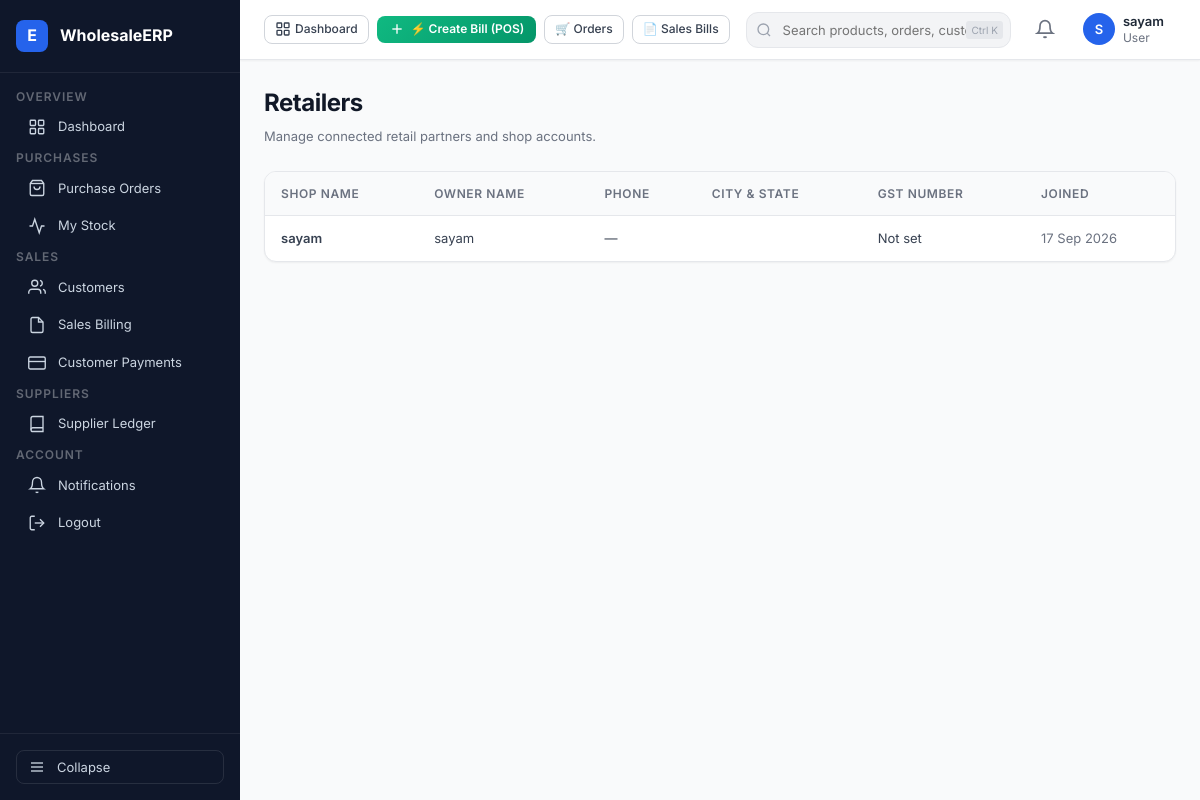
The page /accounts/retailers/ (signed in) on the database its author committed.
### accounts/models.py (models this page shows, shortened)
class RetailerProfile(models.Model):
    user = models.OneToOneField(
        User,
        on_delete=models.CASCADE,
        related_name="retailer_profile"
    )
    shop_name = models.CharField(max_length=200)
    owner_name = models.CharField(max_length=200)
    phone = models.CharField(max_length=15)
    gst_number = models.CharField(
        max_length=15,
        blank=True,
        null=True
    )
    address = models.TextField()
    city = models.CharField(max_length=100)
    state = models.CharField(max_length=100)
    pincode = models.CharField(max_length=10)
    created_at = models.DateTimeField(auto_now_add=True)

### accounts/views.py (the view)
# urls.py: path("retailers/", retailer_list, name="retailer_list"),
@login_required
def retailer_list(request):
    profile = getattr(request.user, 'profile', None)
    if profile and profile.role == "WHOLESALER":
        wholesaler = request.user.wholesaler_profile
        retailers = wholesaler.retailers.all()
    else:
        retailers = RetailerProfile.objects.all()
    return render(request, "accounts/retailer_list.html", {"retailers": retailers})

### templates/accounts/retailer_list.html (shortened to what this page needs)
{% extends 'base.html' %}
{% block content %}
<div class="page-header">
  <div class="page-header-left">
    <h1 class="page-title">Retailers</h1>
    <p class="page-subtitle">Manage connected retail partners and shop accounts.</p>
  </div>
</div>
<div class="card">
  <div class="table-wrap">
    <table class="table">
      <thead>
        <tr>
          <th>Shop Name</th>
          <th>Owner Name</th>
          <th>Phone</th>
          <th>City & State</th>
          <th>GST Number</th>
          <th>Joined</th>
        </tr>
      </thead>
      <tbody>
        {% for retailer in retailers %}
        <tr>
          <td class="text-bold">{{ retailer.shop_name }}</td>
          <td>{{ retailer.owner_name }}</td>
          <td>{{ retailer.phone|default:"—" }}</td>
          <td>{{ retailer.city }}{% if retailer.state %}, {{ retailer.state }}{% endif %}</td>
          <td>{{ retailer.gst_number|default:"Not set" }}</td>
          <td class="text-muted">{{ retailer.created_at|date:"d M Y" }}</td>
        </tr>
        {% empty %}
        <tr>
          <td colspan="6" class="text-center text-muted" style="padding: 32px;">No retailers found</td>
        </tr>
        {% endfor %}
      </tbody>
    </table>
  </div>
</div>
{% endblock %}

### templates/base.html (shortened to what this page needs)
{% load static %}
<!DOCTYPE html>
<html lang="en">
<head>
  <link rel="stylesheet" href="{% static 'css/styles.css' %}">
</head>
<body>
<div class="app-shell">
  <aside class="sidebar" id="sidebar">
    <a href="{% url 'dashboard' %}" class="sidebar-logo" style="text-decoration: none;">
      <div class="logo-icon">E</div>
      <span class="logo-text">WholesaleERP</span>
    </a>
    <nav class="sidebar-nav">
      {% if request.user.is_authenticated %}
        {% if user_role == 'WHOLESALER' or request.user.wholesaler_profile %}
          <span class="nav-section-label">Overview</span>
          <a href="{% url 'dashboard' %}" class="nav-item" data-href="/accounts/dashboard/">
            <svg viewBox="0 0 24 24" fill="none" stroke="currentColor" stroke-width="1.8">
              <rect x="3" y="3" width="7" height="7" rx="1"/><rect x="14" y="3" width="7" height="7" rx="1"/>
              <rect x="3" y="14" width="7" height="7" rx="1"/><rect x="14" y="14" width="7" height="7" rx="1"/>
            </svg>
            <span class="nav-label">Dashboard</span>
          </a>
          <span class="nav-section-label">Operations</span>
          <a href="{% url 'wholesaler_orders' %}" class="nav-item" data-href="/orders/wholesaler/">
            <svg viewBox="0 0 24 24" fill="none" stroke="currentColor" stroke-width="1.8">
              <path d="M16 4h2a2 2 0 0 1 2 2v14a2 2 0 0 1-2 2H6a2 2 0 0 1-2-2V6a2 2 0 0 1 2-2h2"/>
              <path d="M15 2H9a1 1 0 0 0-1 1v2a1 1 0 0 0 1 1h6a1 1 0 0 0 1-1V3a1 1 0 0 0-1-1z"/>
            </svg>
            <span class="nav-label">Orders</span>
            {% if pending_orders_count %}<span class="nav-badge">{{ pending_orders_count }}</span>{% endif %}
          </a>
          <a href="{% url 'invoice_list' %}" class="nav-item" data-href="/billing/">
            <svg viewBox="0 0 24 24" fill="none" stroke="currentColor" stroke-width="1.8">
              <path d="M14 2H6a2 2 0 0 0-2 2v16a2 2 0 0 0 2 2h12a2 2 0 0 0 2-2V8z"/>
              <polyline points="14 2 14 8 20 8"/>
              <line x1="16" y1="13" x2="8" y2="13"/><line x1="16" y1="17" x2="8" y2="17"/>
            </svg>
            <span class="nav-label">Billing</span>
          </a>
          <a href="{% url 'payment_list' %}" class="nav-item" data-href="/payments/">
            <svg viewBox="0 0 24 24" fill="none" stroke="currentColor" stroke-width="1.8">
              <rect x="1" y="4" width="22" height="16" rx="2" ry="2"/>
              <line x1="1" y1="10" x2="23" y2="10"/>
            </svg>
            <span class="nav-label">Payments</span>
          </a>
          <span class="nav-section-label">Inventory</span>
          <a href="{% url 'product_list' %}" class="nav-item" data-href="/products/">
            <svg viewBox="0 0 24 24" fill="none" stroke="currentColor" stroke-width="1.8">
              <path d="M21 16V8a2 2 0 0 0-1-1.73l-7-4a2 2 0 0 0-2 0l-7 4A2 2 0 0 0 3 8v8a2 2 0 0 0 1 1.73l7 4a2 2 0 0 0 2 0l7-4A2 2 0 0 0 21 16z"/>
            </svg>
            <span class="nav-label">Products</span>
          </a>
          <a href="{% url 'stock_list' %}" class="nav-item" data-href="/products/stock/">
            <svg viewBox="0 0 24 24" fill="none" stroke="currentColor" stroke-width="1.8">
              <polyline points="22 12 18 12 15 21 9 3 6 12 2 12"/>
            </svg>
            <span class="nav-label">Inventory</span>
            {% if low_stock_count %}<span class="nav-badge">{{ low_stock_count }}</span>{% endif %}
          </a>
          <span class="nav-section-label">Business</span>
          <a href="{% url 'retailer_list' %}" class="nav-item" data-href="/accounts/retailers/">
            <svg viewBox="0 0 24 24" fill="none" stroke="currentColor" stroke-width="1.8">
              <path d="M17 21v-2a4 4 0 0 0-4-4H5a4 4 0 0 0-4 4v2"/>
              <circle cx="9" cy="7" r="4"/>
              <path d="M23 21v-2a4 4 0 0 0-3-3.87"/><path d="M16 3.13a4 4 0 0 1 0 7.75"/>
            </svg>
            <span class="nav-label">Retailers</span>
          </a>
          <a href="{% url 'payment_ledger' %}" class="nav-item">
            <svg viewBox="0 0 24 24" fill="none" stroke="currentColor" stroke-width="1.8">
              <path d="M4 19.5A2.5 2.5 0 0 1 6.5 17H20"/><path d="M6.5 2H20v20H6.5A2.5 2.5 0 0 1 4 19.5v-15A2.5 2.5 0 0 1 6.5 2z"/>
            </svg>
            <span class="nav-label">Ledger</span>
          </a>
          <a href="{% url 'shipment_list' %}" class="nav-item">
            <svg viewBox="0 0 24 24" fill="none" stroke="currentColor" stroke-width="1.8">
              <rect x="1" y="3" width="15" height="13" rx="1"/>
              <path d="M16 8h4l3 3v5h-7V8z"/><circle cx="5.5" cy="18.5" r="2.5"/><circle cx="18.5" cy="18.5" r="2.5"/>
            </svg>
            <span class="nav-label">Shipments</span>
          </a>
        {% elif user_role == 'RETAILER' or request.user.retailer_profile %}
          <span class="nav-section-label">Overview</span>
          <a href="{% url 'dashboard' %}" class="nav-item" data-href="/accounts/dashboard/">
            <svg viewBox="0 0 24 24" fill="none" stroke="currentColor" stroke-width="1.8">
              <rect x="3" y="3" width="7" height="7" rx="1"/><rect x="14" y="3" width="7" height="7" rx="1"/>
              <rect x="3" y="14" width="7" height="7" rx="1"/><rect x="14" y="14" width="7" height="7" rx="1"/>
            </svg>
            <span class="nav-label">Dashboard</span>
          </a>
          <span class="nav-section-label">Purchases</span>
          <a href="{% url 'retailer_orders' %}" class="nav-item" data-href="/orders/retailer/">
            <svg viewBox="0 0 24 24" fill="none" stroke="currentColor" stroke-width="1.8">
              <path d="M6 2 3 6v14a2 2 0 0 0 2 2h14a2 2 0 0 0 2-2V6l-3-4z"/><line x1="3" y1="6" x2="21" y2="6"/>
              <path d="M16 10a4 4 0 0 1-8 0"/>
            </svg>
            <span class="nav-label">Purchase Orders</span>
          </a>
          <a href="{% url 'retailer_stock_list' %}" class="nav-item">
            <svg viewBox="0 0 24 24" fill="none" stroke="currentColor" stroke-width="1.8">
              <polyline points="22 12 18 12 15 21 9 3 6 12 2 12"/>
            </svg>
            <span class="nav-label">My Stock</span>
          </a>
          <span class="nav-section-label">Sales</span>
          <a href="{% url 'customer_list' %}" class="nav-item">
            <svg viewBox="0 0 24 24" fill="none" stroke="currentColor" stroke-width="1.8">
              <path d="M17 21v-2a4 4 0 0 0-4-4H5a4 4 0 0 0-4 4v2"/><circle cx="9" cy="7" r="4"/>
              <path d="M23 21v-2a4 4 0 0 0-3-3.87"/><path d="M16 3.13a4 4 0 0 1 0 7.75"/>
            </svg>
            <span class="nav-label">Customers</span>
          </a>
          <a href="{% url 'customer_invoices' %}" class="nav-item">
            <svg viewBox="0 0 24 24" fill="none" stroke="currentColor" stroke-width="1.8">
              <path d="M14 2H6a2 2 0 0 0-2 2v16a2 2 0 0 0 2 2h12a2 2 0 0 0 2-2V8z"/>
              <polyline points="14 2 14 8 20 8"/>
            </svg>
            <span class="nav-label">Sales Billing</span>
          </a>
          <a href="{% url 'customer_payments' %}" class="nav-item">
            <svg viewBox="0 0 24 24" fill="none" stroke="currentColor" stroke-width="1.8">
              <rect x="1" y="4" width="22" height="16" rx="2" ry="2"/><line x1="1" y1="10" x2="23" y2="10"/>
            </svg>
            <span class="nav-label">Customer Payments</span>
          </a>
          <span class="nav-section-label">Suppliers</span>
          <a href="{% url 'invoice_list' %}" class="nav-item">
            <svg viewBox="0 0 24 24" fill="none" stroke="currentColor" stroke-width="1.8">
              <path d="M4 19.5A2.5 2.5 0 0 1 6.5 17H20"/><path d="M6.5 2H20v20H6.5A2.5 2.5 0 0 1 4 19.5v-15A2.5 2.5 0 0 1 6.5 2z"/>
            </svg>
            <span class="nav-label">Supplier Ledger</span>
          </a>
        {% endif %}
        <span class="nav-section-label">Account</span>
        <a href="{% url 'notifications' %}" class="nav-item">
          <svg viewBox="0 0 24 24" fill="none" stroke="currentColor" stroke-width="1.8">
            <path d="M18 8A6 6 0 0 0 6 8c0 7-3 9-3 9h18s-3-2-3-9"/><path d="M13.73 21a2 2 0 0 1-3.46 0"/>
          </svg>
          <span class="nav-label">Notifications</span>
        </a>
        <a href="{% url 'logout' %}" class="nav-item" data-href="/logout/" data-confirm="Are you sure you want to logout?">
          <svg viewBox="0 0 24 24" fill="none" stroke="currentColor" stroke-width="1.8">
            <path d="M9 21H5a2 2 0 0 1-2-2V5a2 2 0 0 1 2-2h4"/>
            <polyline points="16 17 21 12 16 7"/><line x1="21" y1="12" x2="9" y2="12"/>
          </svg>
          <span class="nav-label">Logout</span>
        </a>
      {% endif %}
    </nav>
    <div class="sidebar-footer">
      <button class="sidebar-toggle-btn" id="sidebarToggleBtn" title="Collapse sidebar">
        <svg viewBox="0 0 24 24" width="16" height="16" fill="none" stroke="currentColor" stroke-width="2">
          <line x1="3" y1="12" x2="21" y2="12"/><line x1="3" y1="6" x2="21" y2="6"/><line x1="3" y1="18" x2="21" y2="18"/>
        </svg>
        <span>Collapse</span>
      </button>
    </div>
  </aside>
  <div class="main-area" id="mainArea">
    <header class="topbar">
      <div class="topbar-quick-actions" style="display: flex; align-items: center; gap: 8px;">
        <a href="{% url 'dashboard' %}" class="btn btn-secondary btn-sm" style="font-size: 12px; padding: 5px 10px; display: flex; align-items: center; gap: 4px;">
          <svg viewBox="0 0 24 24" width="14" height="14" fill="none" stroke="currentColor" stroke-width="2"><rect x="3" y="3" width="7" height="7" rx="1"/><rect x="14" y="3" width="7" height="7" rx="1"/><rect x="3" y="14" width="7" height="7" rx="1"/><rect x="14" y="14" width="7" height="7" rx="1"/></svg>
          Dashboard
        </a>
        {% if request.user.retailer_profile or user_role == 'RETAILER' %}
          <a href="{% url 'create_customer_invoice' %}" class="btn btn-primary btn-sm" style="background: linear-gradient(135deg, #10b981 0%, #059669 100%); border: none; font-weight: 600; padding: 5px 12px; gap: 6px; font-size: 12px;">
            <svg viewBox="0 0 24 24" fill="none" stroke="currentColor" stroke-width="2" width="14" height="14"><line x1="12" y1="5" x2="12" y2="19"/><line x1="5" y1="12" x2="19" y2="12"/></svg>
            ⚡ Create Bill (POS)
          </a>
          <a href="{% url 'retailer_orders' %}" class="btn btn-secondary btn-sm" style="font-size: 12px; padding: 5px 10px;">
            🛒 Orders
          </a>
          <a href="{% url 'customer_invoices' %}" class="btn btn-secondary btn-sm" style="font-size: 12px; padding: 5px 10px;">
            📄 Sales Bills
          </a>
        {% endif %}
      </div>
      <div class="topbar-search">
        <svg class="search-icon" viewBox="0 0 24 24" fill="none" stroke="currentColor" stroke-width="2">
          <circle cx="11" cy="11" r="8"/><line x1="21" y1="21" x2="16.65" y2="16.65"/>
        </svg>
        <input type="text" placeholder="Search products, orders, customers..." aria-label="Global search">
        <span class="search-shortcut">Ctrl K</span>
      </div>
      <div class="topbar-actions">
        <div style="position:relative;">
          <button class="topbar-icon-btn" id="notifBtn" aria-label="Notifications">
            <svg viewBox="0 0 24 24" width="20" height="20" fill="none" stroke="currentColor" stroke-width="2">
              <path d="M18 8A6 6 0 0 0 6 8c0 7-3 9-3 9h18s-3-2-3-9"/>
              <path d="M13.73 21a2 2 0 0 1-3.46 0"/>
            </svg>
          </button>
        </div>
        <div class="topbar-user">
          <div class="avatar">
            {{ request.user.first_name|first|default:request.user.username|first|upper }}
          </div>
          <div class="user-info">
            <div class="user-name">
              {% if request.user.first_name %}{{ request.user.get_full_name }}{% else %}{{ request.user.username }}{% endif %}
            </div>
            <div class="user-role">{{ user_role|default:"User"|title }}</div>
          </div>
        </div>
      </div>
    </header>
    <main class="page-content">
      {% block content %}{% endblock %}
    </main>
  </div>
</div>
</body>
</html>

### rows shown on the page
RetailerProfile: shop_name "sayam", owner_name "sayam", phone "—", gst_number "Not set", created_at "17 Sep 2026"

### other values the page prints
{{ request.user.username }} "sayam"
{{ user_role|default:"User"|title }} "User"
